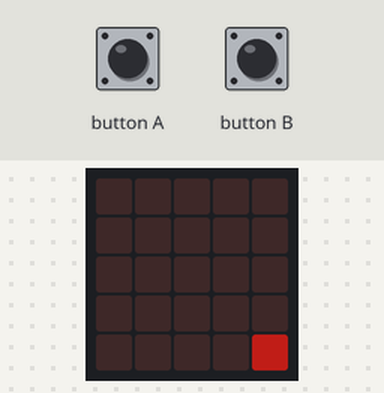
Bench run of a program on a simulated BBC micro:bit running MicroPython. Shown: the board's 5×5 LED display. The test bench sets the inputs (shaded band). Dim RGB values are drawn brighter than linear; random numbers come from a fixed seed.

Above: at 1.2 s.
1.3 s: button A pressed for 0.15 s
At 1.88 s:
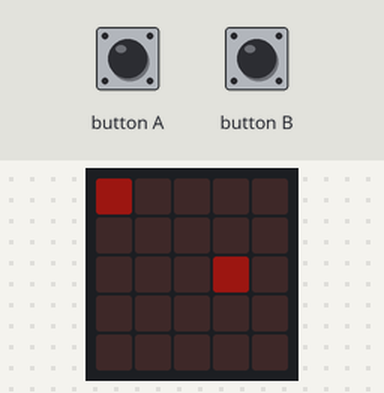
2.0 s: button B pressed for 0.15 s
At 5.02 s:
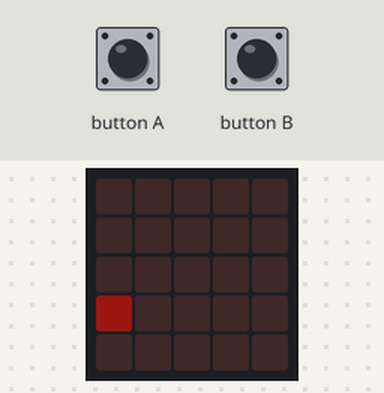
5.1 s: button A pressed for 1 s
At 5.64 s:
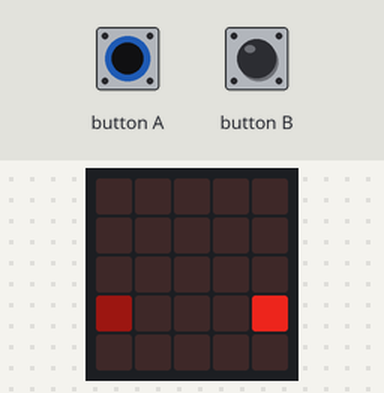
6.7 s: button B pressed for 1 s
At 8.14 s:
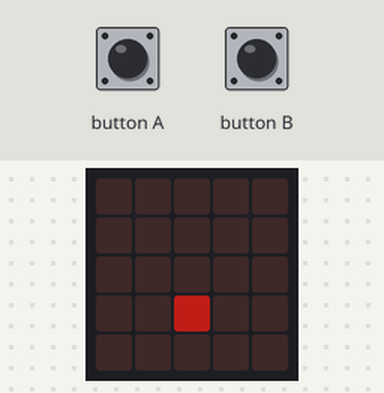
8.3 s: button A pressed for 0.15 s
At 8.49 s:
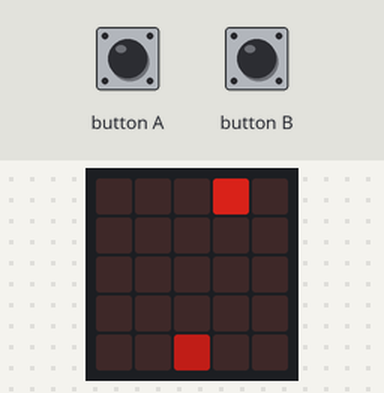
9.0 s: button B pressed for 0.15 s
At 10.4 s:
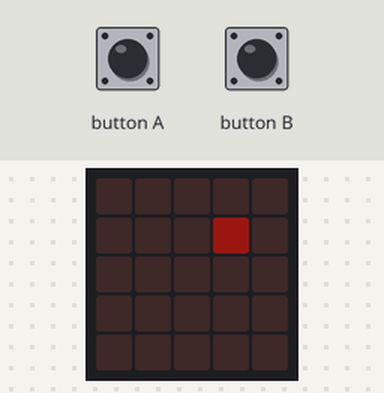
Timing chart, 0 to 12.0 s (numbered marks = the images above; inputs shaded):
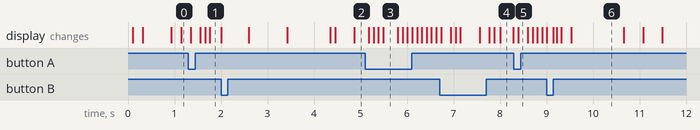

The program:

matrix_viz.py
```python
# An animation sort of like the Matrix from ... the Matrix
# Press A to add more particles, B to remove them

import random
from microbit import display
from microbit import button_a, button_b
from microbit import sleep


MAX_PARTICLES = 15
MAX_NEW_PARTICLES = 3
MAX_Y = 4
MAX_X = 4
MIN_SPEED = 1
MAX_SPEED = 9


class FallingParticle:
    def __init__(self, speed, x):
        self.speed = speed
        self.x = x
        self.y = 0
        self.brightness = speed
        self.age = 0

    def drop(self):
        if self.speed > random.randint(0, MAX_SPEED - 1):
            self.y += 1

class Animator:
    def __init__(self):
        self.particles = []
        self.max_particles = 1

    def generate(self, requested=0):
        particle_count = len(self.particles)
        self.max_particles = max(requested + self.max_particles, 0)
        if self.max_particles > 0:
            new_particle_count = self.max_particles - particle_count
            for i in range(new_particle_count):
                particle = FallingParticle(
                        random.randint(MIN_SPEED, MAX_SPEED),
                        random.randint(0, MAX_X))
                self.particles.append(particle)

    def render(self):
        display.clear()
        for particle in self.particles:
            display.set_pixel(particle.x, particle.y, particle.brightness)

    def advance(self):
        for particle in self.particles[:]:
            particle.drop()
            if particle.y > MAX_Y:
                self.particles.remove(particle)

animator = Animator()
while True:
    animator.generate(requested=button_a.get_presses() - button_b.get_presses())
    animator.render()
    animator.advance()
    sleep(100)
```

Measured:
- after the input at 8.3 s, the display: changes after 0.09 s (image 5)
- what the display in image 6 shows lasts 1.2 s, from 9.5 s to 10.7 s
